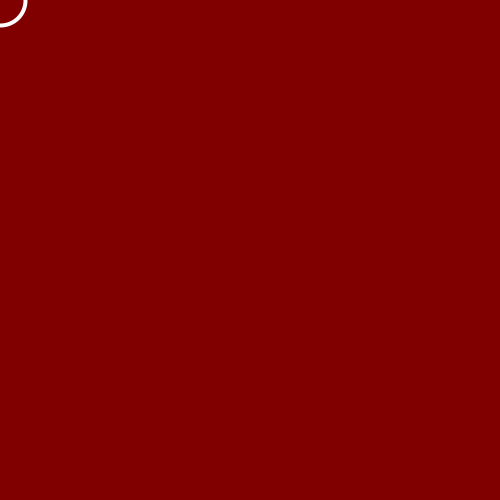
Frame 1 (no input)
Frame 60 (the mouse pressed at the canvas centre just before this capture): identical to frame 1, image omitted
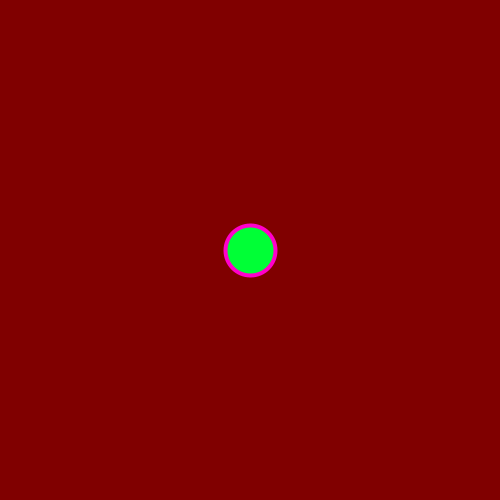
Frame 120 (the mouse held since frame 60 and released just before this capture)

The Processing sketch that drew these frames (run headless with seeded random() and noise(); from frame 60 on, the mouse is pressed at the canvas centre):

// Processing sketch: Beter
// ── Beter.pde
float s;
float b;
float w = 50;
 
void setup(){
    size(500,500);
    colorMode(HSB);
    noFill();
    stroke(255);
    strokeWeight(4);
}
 
void draw(){
    background(b,255,128);
    ellipse(mouseX,mouseY,w,w);
    if(mousePressed){
        s = random(255);
        stroke(s,255,255);
        fill((s+128)%255,255,255);
    }
    if(keyPressed){
        if(keyCode == UP){
            w+=5;
        }
        else if(keyCode == DOWN && w > 0){
            w-=5;
        }
        else if(key  == ' '){
            b = random(255);
        }
    }
}
